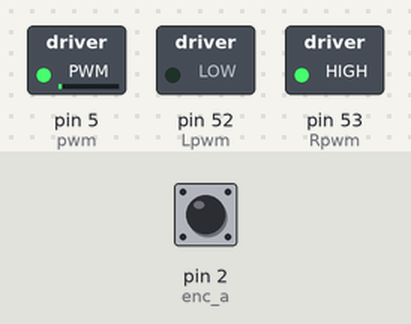
The sketch below on a simulated Arduino Mega 2560, built with avr-gcc and run on an emulated ATmega2560. Parts: switched loads named in the sketch (green lamp = pin HIGH). The inputs (shaded band) are chosen by the test bench; at power-on: pin 2 (enc_a) HIGH.

Above: at 0.15 s.
At 1.65 s:
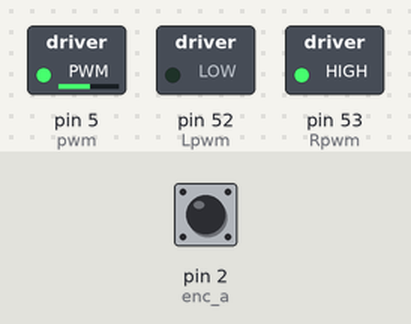
At 2.26 s:
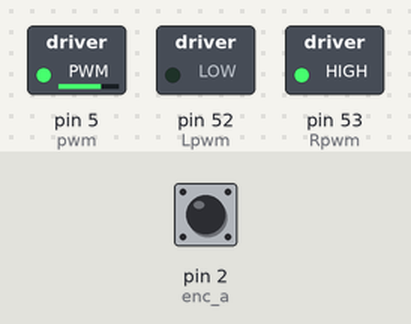
At 3.2 s:
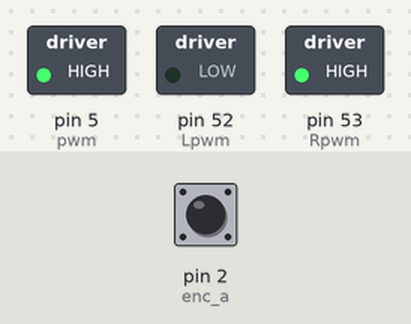
Timing chart, 0 to 4.7 s (numbered marks = the images above):
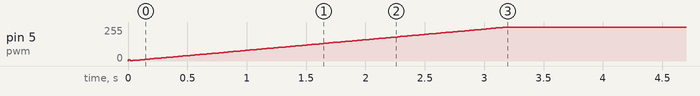

The sketch:

cek_kec_motor.ino
```cpp
#include <SPI.h>
#include <Wire.h>


boolean RUN = false;

int halaman = 1;
int menuItem = 1;
int cr = 1;
float sp, e, e_temp, e_sum, x;
int temp, count = 0;


//Motor
volatile long pulse_count = 0;
int enc_res = 200;
int val;
int interval = 1000;

float rpm = 0;
double kp, ki, kd = 0;
double deltaT;
long prevT, currT = 0;
boolean directionA = true;

const int Lpwm = 52;
const int Rpwm = 53;
const int pwm = 5;
const int enc_a = 2;
const int enc_b = 3;


void setup() {

  Serial.begin(9600);

  /**************************************/
  //Motor
  pinMode(enc_a, INPUT_PULLUP);
  pinMode(enc_b, INPUT_PULLUP);
  pinMode(Lpwm, OUTPUT);
  pinMode(Rpwm, OUTPUT);
    digitalWrite(Lpwm, 0);
  digitalWrite(Rpwm, 1);
  attachInterrupt(digitalPinToInterrupt(enc_a), countPulse, RISING);
  sp= 80;
  kp=0.02;
  ki=0.02;
  kd=0.1;

}

void loop() {


  //**********************RPM**************************//
//
//  analogWrite(pwm, 0);


 currT = millis();
// deltaT = (double) (currT - prevT);

 //jika 1 detik terlewati hitung rpm
 if (currT - prevT > interval){

  prevT = currT;
  //Perhitungan nilai rpm
  rpm = (float) (pulse_count * 60 / enc_res);

//  Serial.print("Pulses: ");
//  Serial.println(pulse_count);
//  Serial.print("RPM: ");
//  Serial.println(rpm);
//  Serial.print("SP: ");
//  Serial.println(sp);
////  Serial.print("Error: ");
////  Serial.println(x);
//  Serial.println("");


  pulse_count = 0;
 }


// if (rpm != temp){
//    temp = rpm;
////    display.clearDisplay();
// }

 if (sp != 0){
    RUN = true;

  }


 /******************************* PID*******************************/
  if (RUN == true){
    e = sp - rpm;
    x = e * kp + e_sum * ki + (e - e_temp) * kd;
    e_temp = e;
    e_sum += e;

    if (x < 255 && x > 0){
      analogWrite(pwm, x);

    } else if ( x > 255) {
      analogWrite(pwm, 255);

    }
  }

delay(20);
//  Serial.print("RPM: ");
//  Serial.println(rpm);
//  Serial.print("SP: ");
//  Serial.println(sp);
//  Serial.print("Error: ");
//  Serial.println(x);
//  Serial.println("");

}
void countPulse(){
  int val = digitalRead(enc_b);

  if(val == 0){
    directionA = false; // CCW
  }
  else{
    directionA = true; // CW
  }

  if (directionA){
    pulse_count++;
  }
  else{
    pulse_count--;
  }
}
```
